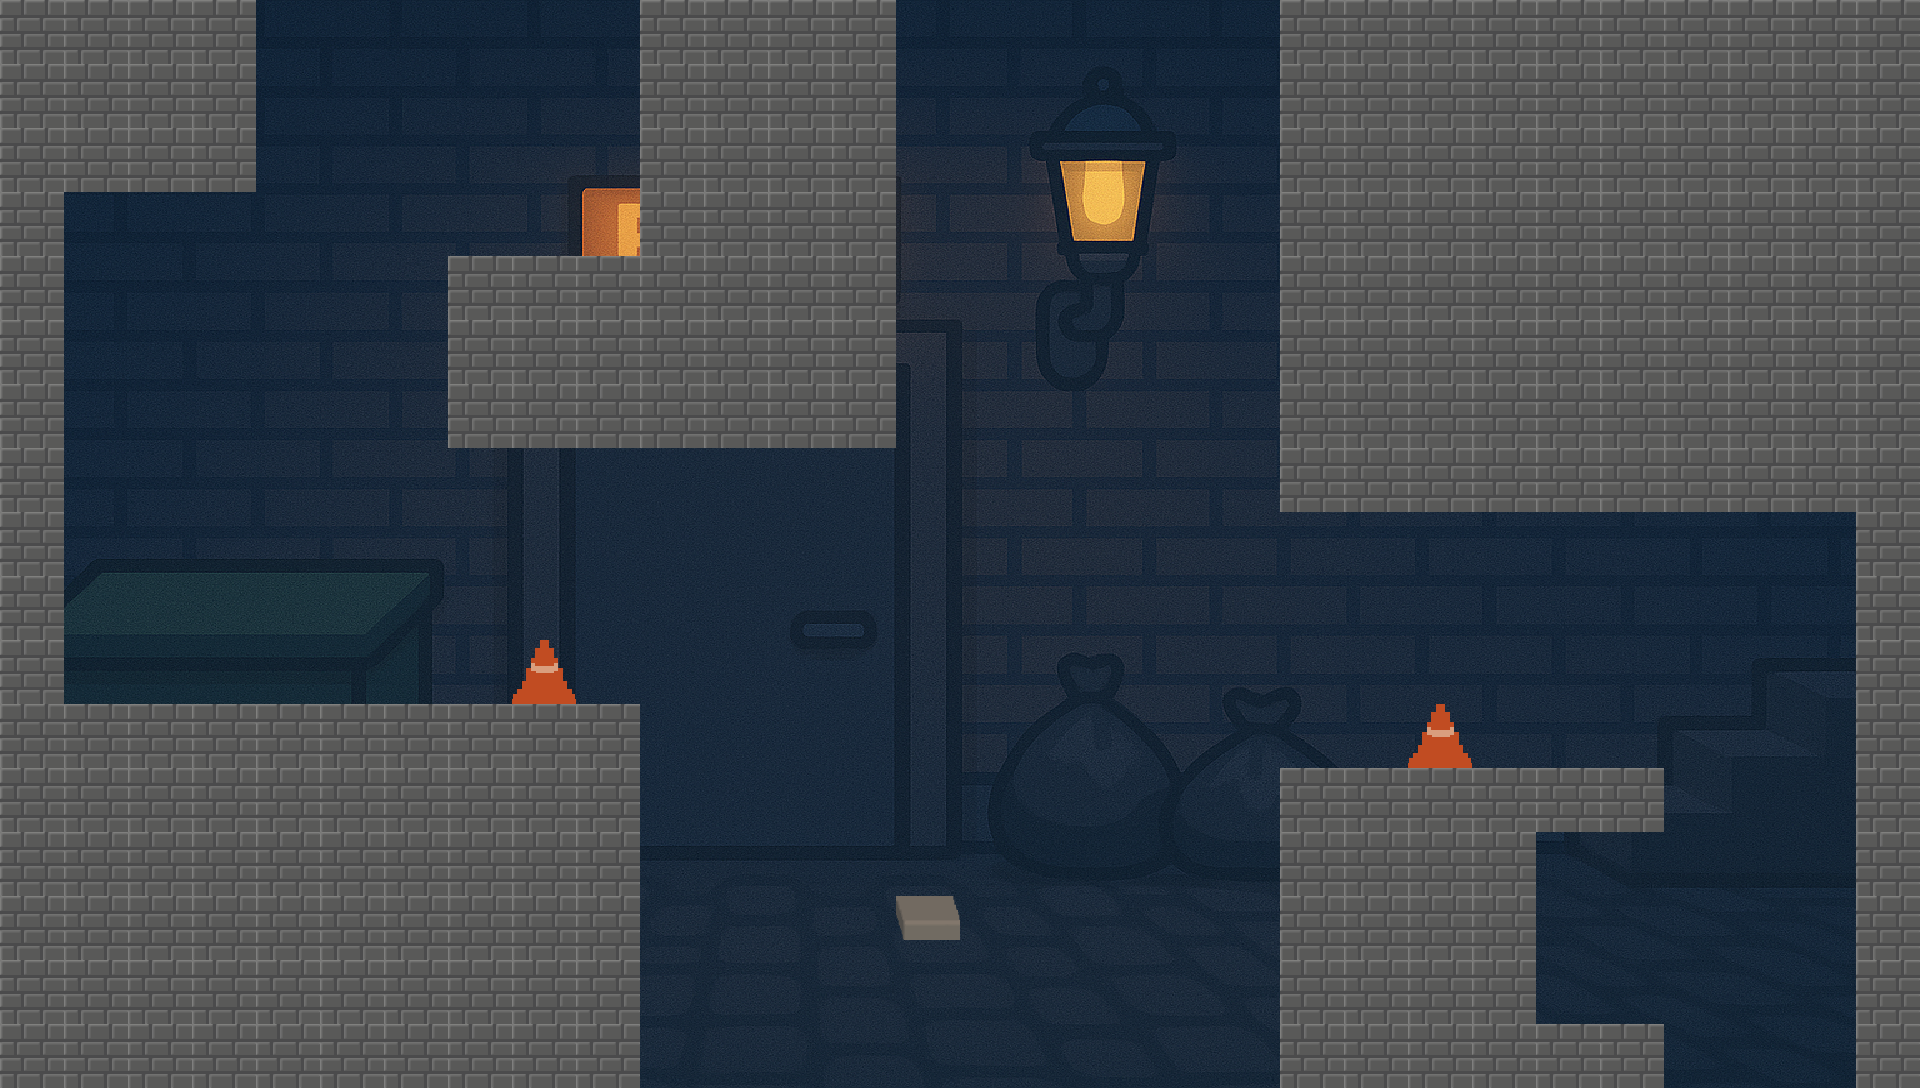

Rendered tile map (Tiled .tmx) drawn with the repository's tilesets; below, a short description and the full map source, tile grids included:
An orthogonal 30x17 tile map with 64x64 px tiles, 2 tile layers (Camada de Blocos 1, Camada de Blocos 2), 1 image layer.

<map version="1.10" tiledversion="1.11.2" orientation="orthogonal" renderorder="right-down" width="30" height="17" tilewidth="64" tileheight="64" infinite="0" nextlayerid="6" nextobjectid="1">
 <tileset firstgid="1" source="tileset-saida.tsx" />
 <imagelayer id="5" name="Camada de Imagens 1">
  <image source="saida.png" width="1920" height="1088" />
 </imagelayer>
 <layer id="1" name="Camada de Blocos 1" width="30" height="17">
  <properties>
   <property name="type" value="interactive-block" />
  </properties>
  <data encoding="csv">
0,0,0,2,0,0,0,0,0,0,2,0,0,2,0,0,0,0,0,0,2,0,0,0,0,0,0,0,0,0,
0,0,0,2,0,0,0,0,0,0,2,0,0,2,0,0,0,0,0,0,2,0,0,0,0,0,0,0,0,0,
2,2,2,2,0,0,0,0,0,0,2,0,0,2,0,0,0,0,0,0,2,0,0,0,0,0,0,0,0,0,
2,0,0,0,0,0,0,0,0,0,2,0,0,2,0,0,0,0,0,0,2,0,0,0,0,0,0,0,0,0,
2,0,0,0,0,0,0,2,2,2,2,0,0,2,0,0,0,0,0,0,2,0,0,0,0,0,0,0,0,0,
2,0,0,0,0,0,0,2,0,0,0,0,0,2,0,0,0,0,0,0,2,0,0,0,0,0,0,0,0,0,
2,0,0,0,0,0,0,2,2,2,2,2,2,2,0,0,0,0,0,0,2,0,0,0,0,0,0,0,0,0,
2,0,0,0,0,0,0,0,0,0,0,0,0,0,0,0,0,0,0,0,2,2,2,2,2,2,2,2,2,2,
2,0,0,0,0,0,0,0,0,0,0,0,0,0,0,0,0,0,0,0,0,0,0,0,0,0,0,0,0,2,
2,0,0,0,0,0,0,0,0,0,0,0,0,0,0,0,0,0,0,0,0,0,0,0,0,0,0,0,0,2,
2,0,0,0,0,0,0,0,5,0,0,0,0,0,0,0,0,0,0,0,0,0,0,0,0,0,0,0,0,2,
2,2,2,2,2,2,2,2,2,2,0,0,0,0,0,0,0,0,0,0,0,0,5,0,0,0,0,0,0,2,
0,0,0,0,0,0,0,0,0,2,0,0,0,0,0,0,0,0,0,0,2,2,2,2,2,2,0,0,0,2,
0,0,0,0,0,0,0,0,0,2,0,0,0,0,0,0,0,0,0,0,2,0,0,2,0,0,0,0,0,2,
0,0,0,0,0,0,0,0,0,2,0,0,0,0,6,0,0,0,0,0,2,0,0,2,0,0,0,0,0,2,
0,0,0,0,0,0,0,0,0,2,0,0,0,0,0,0,0,0,0,0,2,0,0,2,0,0,0,0,0,2,
0,0,0,0,0,0,0,0,0,2,0,0,0,0,0,0,0,0,0,0,2,0,0,2,2,2,0,0,0,2
</data>
 </layer>
 <layer id="4" name="Camada de Blocos 2" width="30" height="17">
  <data encoding="csv">
2,2,2,0,0,0,0,0,0,0,0,2,2,0,0,0,0,0,0,0,0,2,2,2,2,2,2,2,2,2,
2,2,2,0,0,0,0,0,0,0,0,2,2,0,0,0,0,0,0,0,0,2,2,2,2,2,2,2,2,2,
0,0,0,0,0,0,0,0,0,0,0,2,2,0,0,0,0,0,0,0,0,2,2,2,2,2,2,2,2,2,
0,0,0,0,0,0,0,0,0,0,0,2,2,0,0,0,0,0,0,0,0,2,2,2,2,2,2,2,2,2,
0,0,0,0,0,0,0,0,0,0,0,2,2,0,0,0,0,0,0,0,0,2,2,2,2,2,2,2,2,2,
0,0,0,0,0,0,0,0,2,2,2,2,2,0,0,0,0,0,0,0,0,2,2,2,2,2,2,2,2,2,
0,0,0,0,0,0,0,0,0,0,0,0,0,0,0,0,0,0,0,0,0,2,2,2,2,2,2,2,2,2,
0,0,0,0,0,0,0,0,0,0,0,0,0,0,0,0,0,0,0,0,0,0,0,0,0,0,0,0,0,0,
0,0,0,0,0,0,0,0,0,0,0,0,0,0,0,0,0,0,0,0,0,0,0,0,0,0,0,0,0,0,
0,0,0,0,0,0,0,0,0,0,0,0,0,0,0,0,0,0,0,0,0,0,0,0,0,0,0,0,0,0,
0,0,0,0,0,0,0,0,0,0,0,0,0,0,0,0,0,0,0,0,0,0,0,0,0,0,0,0,0,0,
0,0,0,0,0,0,0,0,0,0,0,0,0,0,0,0,0,0,0,0,0,0,0,0,0,0,0,0,0,0,
2,2,2,2,2,2,2,2,2,0,0,0,0,0,0,0,0,0,0,0,0,0,0,0,0,0,0,0,0,0,
2,2,2,2,2,2,2,2,2,0,0,0,0,0,0,0,0,0,0,0,0,2,2,0,0,0,0,0,0,0,
2,2,2,2,2,2,2,2,2,0,0,0,0,0,0,0,0,0,0,0,0,2,2,0,0,0,0,0,0,0,
2,2,2,2,2,2,2,2,2,0,0,0,0,0,0,0,0,0,0,0,0,2,2,0,0,0,0,0,0,0,
2,2,2,2,2,2,2,2,2,0,0,0,0,0,0,0,0,0,0,0,0,2,2,0,0,0,0,0,0,0
</data>
 </layer>
</map>
